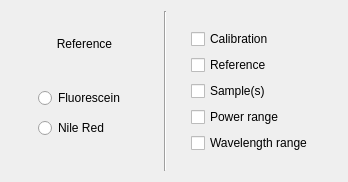
        <widget class="QFrame" name="frame_41">
         <property name="frameShape">
          <enum>QFrame::NoFrame</enum>
         </property>
         <property name="frameShadow">
          <enum>QFrame::Raised</enum>
         </property>
         <layout class="QHBoxLayout" name="horizontalLayout">
          <item>
           <widget class="QFrame" name="frame_43">
            <property name="frameShape">
             <enum>QFrame::NoFrame</enum>
            </property>
            <property name="frameShadow">
             <enum>QFrame::Raised</enum>
            </property>
            <layout class="QVBoxLayout" name="verticalLayout_20">
             <item>
              <widget class="QFrame" name="frame_50">
               <property name="maximumSize">
                <size>
                 <width>16777215</width>
                 <height>40</height>
                </size>
               </property>
               <property name="frameShape">
                <enum>QFrame::NoFrame</enum>
               </property>
               <property name="frameShadow">
                <enum>QFrame::Raised</enum>
               </property>
               <layout class="QVBoxLayout" name="verticalLayout_25">
                <item>
                 <widget class="QLabel" name="label_9">
                  <property name="minimumSize">
                   <size>
                    <width>0</width>
                    <height>30</height>
                   </size>
                  </property>
                  <property name="maximumSize">
                   <size>
                    <width>16777215</width>
                    <height>30</height>
                   </size>
                  </property>
                  <property name="styleSheet">
                   <string notr="true">font: 75 18pt &quot;MS Shell Dlg 2&quot;;</string>
                  </property>
                  <property name="text">
                   <string>Reference</string>
                  </property>
                  <property name="alignment">
                   <set>Qt::AlignCenter</set>
                  </property>
                 </widget>
                </item>
               </layout>
              </widget>
             </item>
             <item>
              <widget class="QFrame" name="frame_49">
               <property name="frameShape">
                <enum>QFrame::NoFrame</enum>
               </property>
               <property name="frameShadow">
                <enum>QFrame::Raised</enum>
               </property>
               <layout class="QHBoxLayout" name="horizontalLayout_21">
                <item>
                 <widget class="QFrame" name="frame_52">
                  <property name="frameShape">
                   <enum>QFrame::NoFrame</enum>
                  </property>
                  <property name="frameShadow">
                   <enum>QFrame::Raised</enum>
                  </property>
                  <layout class="QVBoxLayout" name="verticalLayout_22">
                   <item>
                    <widget class="QRadioButton" name="btn_set_fluorescein">
                     <property name="text">
                      <string>Fluorescein</string>
                     </property>
                    </widget>
                   </item>
                   <item>
                    <widget class="QRadioButton" name="btn_set_nile_red">
                     <property name="text">
                      <string>Nile Red</string>
                     </property>
                    </widget>
                   </item>
                  </layout>
                 </widget>
                </item>
                <item>
                 <widget class="QFrame" name="frame_51">
                  <property name="frameShape">
                   <enum>QFrame::NoFrame</enum>
                  </property>
                  <property name="frameShadow">
                   <enum>QFrame::Raised</enum>
                  </property>
                  <widget class="QLineEdit" name="le_ref_concentration">
                   <property name="geometry">
                    <rect>
                     <x>10</x>
                     <y>30</y>
                     <width>113</width>
                     <height>20</height>
                    </rect>
                   </property>
                   <property name="maximumSize">
                    <size>
                     <width>113</width>
                     <height>16777215</height>
                    </size>
                   </property>
                   <property name="inputMethodHints">
                    <set>Qt::ImhNone</set>
                   </property>
                  </widget>
                  <widget class="QLabel" name="label_10">
                   <property name="geometry">
                    <rect>
                     <x>10</x>
                     <y>0</y>
                     <width>151</width>
                     <height>20</height>
                    </rect>
                   </property>
                   <property name="minimumSize">
                    <size>
                     <width>151</width>
                     <height>0</height>
                    </size>
                   </property>
                   <property name="maximumSize">
                    <size>
                     <width>151</width>
                     <height>16777215</height>
                    </size>
                   </property>
                   <property name="text">
                    <string>Concentration</string>
                   </property>
                   <property name="alignment">
                    <set>Qt::AlignCenter</set>
                   </property>
                  </widget>
                  <widget class="QLabel" name="label_11">
                   <property name="geometry">
                    <rect>
                     <x>130</x>
                     <y>30</y>
                     <width>47</width>
                     <height>13</height>
                    </rect>
                   </property>
                   <property name="text">
                    <string>mol/L</string>
                   </property>
                   <property name="scaledContents">
                    <bool>true</bool>
                   </property>
                  </widget>
                 </widget>
                </item>
               </layout>
              </widget>
             </item>
            </layout>
           </widget>
          </item>
          <item>
           <widget class="Line" name="line_2">
            <property name="orientation">
             <enum>Qt::Vertical</enum>
            </property>
           </widget>
          </item>
          <item>
           <widget class="QFrame" name="frame_44">
            <property name="frameShape">
             <enum>QFrame::NoFrame</enum>
            </property>
            <property name="frameShadow">
             <enum>QFrame::Raised</enum>
            </property>
            <layout class="QHBoxLayout" name="horizontalLayout_6">
             <item>
              <widget class="QFrame" name="frame_15">
               <property name="frameShape">
                <enum>QFrame::NoFrame</enum>
               </property>
               <property name="frameShadow">
                <enum>QFrame::Raised</enum>
               </property>
               <layout class="QVBoxLayout" name="verticalLayout_9">
                <item>
                 <widget class="QCheckBox" name="btn_check_calibration">
                  <property name="maximumSize">
                   <size>
                    <width>151</width>
                    <height>16777215</height>
                   </size>
                  </property>
                  <property name="text">
                   <string>Calibration</string>
                  </property>
                  <property name="checkable">
                   <bool>true</bool>
                  </property>
                 </widget>
                </item>
                <item>
                 <widget class="QCheckBox" name="btn_check_reference">
                  <property name="maximumSize">
                   <size>
                    <width>151</width>
                    <height>16777215</height>
                   </size>
                  </property>
                  <property name="text">
                   <string>Reference</string>
                  </property>
                  <property name="checkable">
                   <bool>true</bool>
                  </property>
                 </widget>
                </item>
                <item>
                 <widget class="QCheckBox" name="btn_check_samples">
                  <property name="maximumSize">
                   <size>
                    <width>171</width>
                    <height>16777215</height>
                   </size>
                  </property>
                  <property name="text">
                   <string>Sample(s)</string>
                  </property>
                  <property name="checkable">
                   <bool>true</bool>
                  </property>
                 </widget>
                </item>
                <item>
                 <widget class="QCheckBox" name="btn_check_power">
                  <property name="maximumSize">
                   <size>
                    <width>151</width>
                    <height>16777215</height>
                   </size>
                  </property>
                  <property name="text">
                   <string>Power range</string>
                  </property>
                 </widget>
                </item>
                <item>
                 <widget class="QCheckBox" name="btn_check_wavelength">
                  <property name="maximumSize">
                   <size>
                    <width>171</width>
                    <height>16777215</height>
                   </size>
                  </property>
                  <property name="text">
                   <string>Wavelength range</string>
                  </property>
                 </widget>
                </item>
               </layout>
              </widget>
             </item>
             <item>
              <widget class="QFrame" name="frame_14">
               <property name="frameShape">
                <enum>QFrame::NoFrame</enum>
               </property>
               <property name="frameShadow">
                <enum>QFrame::Raised</enum>
               </property>
              </widget>
             </item>
            </layout>
           </widget>
          </item>
         </layout>
        </widget>
